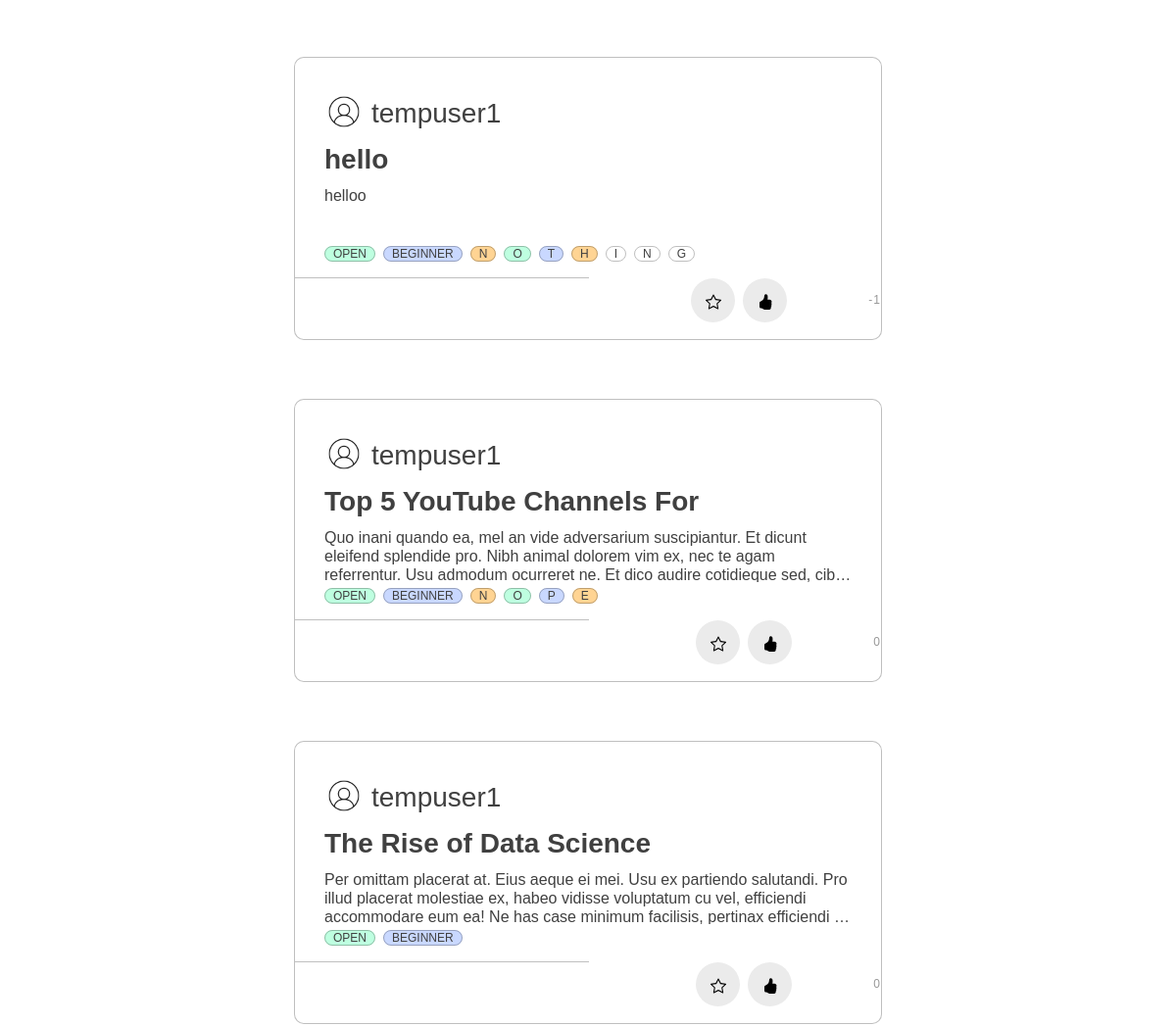
/profile/projects/floated (signed in, middle part), run on an earlier commit of the app's database.
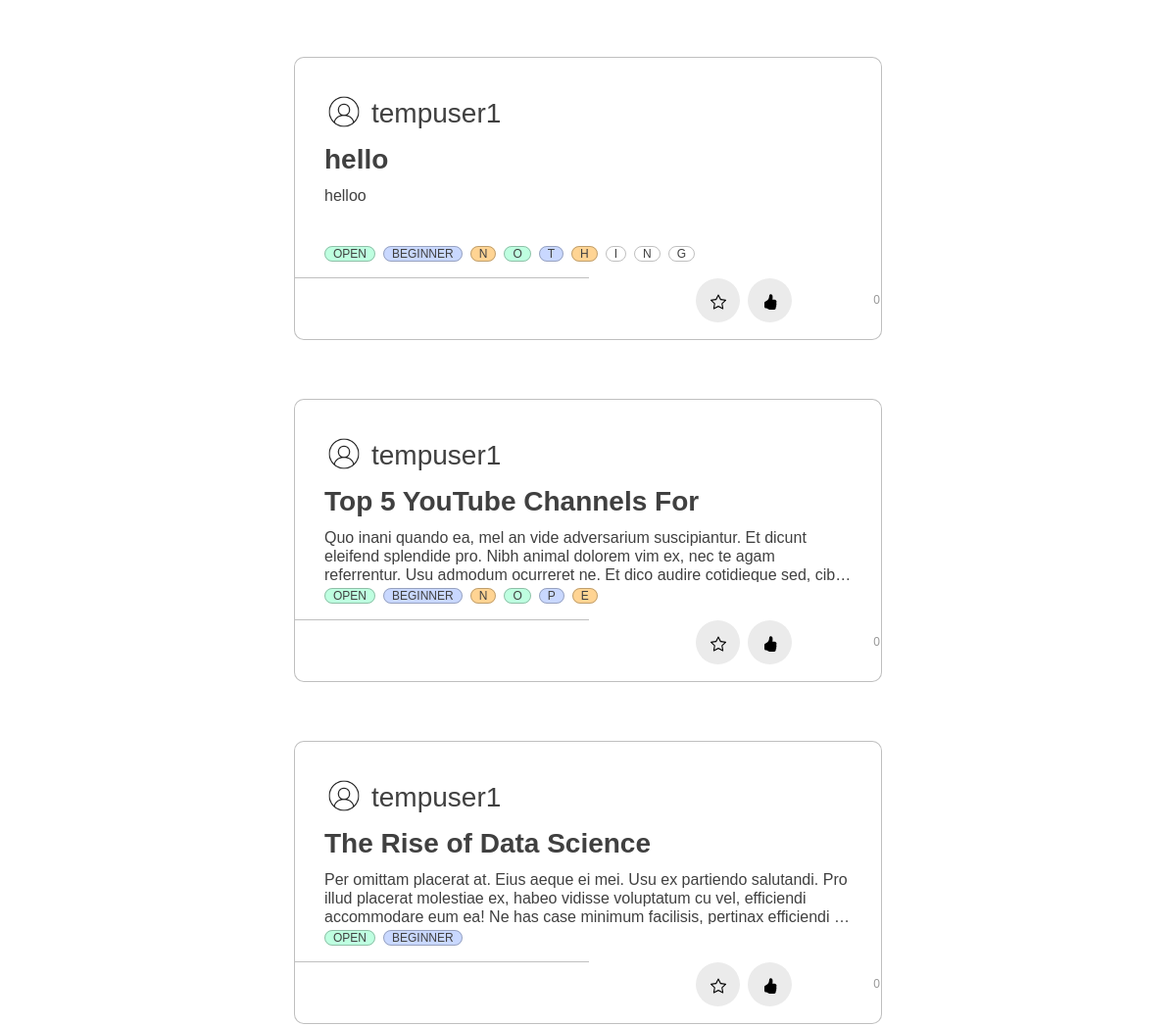
And on a later commit of the database.
### home/models.py (models this page shows, shortened)
class Project(models.Model):
    Title = models.CharField(max_length=30)
    Description = models.TextField()
    FloatedBy = models.ForeignKey(User, on_delete=models.CASCADE,related_name="FloatedBy")
    Mentors = models.ManyToManyField(User,related_name='Mentors')
    Status = models.CharField(max_length=10, choices=STATUS_CHOICES, default='Open')
    OpenedFor = models.CharField(max_length=300)
    Difficulty = models.CharField(max_length=15, choices=DIFFICULTY_CHOICES, default='Beginner')
    PreRequisite = models.TextField()
    Duration = models.CharField(max_length=30)
    DatePosted = models.DateTimeField(default = timezone.now)
    SelectionCriteria = models.TextField()
    MailNotification = models.CharField(max_length=5, choices=NOTIFICATION_CHOICES,default='On')
    ApplyRequest = models.ManyToManyField(User, related_name='ApplyRequest', blank = True)
    AlreadyApplied = models.ManyToManyField(User, related_name='AlreadyApplied', blank = True)
    Likes = models.IntegerField(default=0)

### users/models.py (models this page shows, shortened)
class Profile(models.Model):
    user = models.OneToOneField(User, on_delete=models.CASCADE)
    image = models.ImageField(default = 'default.jpg', upload_to='profile_pics', blank=True)
    rollno = models.CharField(max_length=10)
    year = models.CharField(max_length=30, choices = YEAR_CHOICES)
    branch = models.CharField(max_length=30, choices = BRANCH_CHOICES)
    techskills = models.TextField()
    starred_projects = models.ManyToManyField(Project, related_name='starred_projects', blank = True)
    liked_projects = models.ManyToManyField(Project, related_name='liked_projects', blank = True)
    cv = models.FileField(blank = True, upload_to='resumes')

### users/views.py (the view)
# urls.py: path('projects/floated', views.projects_floated, name = 'projects-floated'),
@login_required
def projects_floated(request):
    all_project_list = Project.objects.all().filter(FloatedBy = request.user).order_by('-DatePosted')
    myFilter = ProjectFilter(request.GET,queryset=all_project_list)
    filtered_projects= myFilter.qs
    user_starred_projects_id = []
    for project in (filtered_projects and request.user.profile.starred_projects.all()):
        user_starred_projects_id.append(project.id)
    context = {
        'title': 'Projects Floated',
        'projects': filtered_projects,
        'myFilter': myFilter,
        'notifications': Notification.objects.filter(user=request.user).order_by('-time'),
        'user_starred_projects_id' : user_starred_projects_id,
    }
    return render(request, 'users/profile_floated.html', context)

### users/templates/users/profile_floated.html (shortened to what this page needs)
{% extends 'users/profile_applied.html' %}

### home/templates/home/main.html (shortened to what the changed rows need)
{% extends 'home/base.html' %}
{% load static %}
{% load crispy_forms_tags %}
{% block content %}
{% block mainContentBlock %}
<div class="project_cards">
    <br>
    {% block allProjectsBlock %}
    <div class="justify-content-center" style="display: flex; flex-wrap: wrap;" id="all-projects">
        {% for project in projects %}
            <div id="projectNumber{{ project.id }}">
                <div class = "blog-container" style="flex: 1 0 45%; margin: 30px; width: 600px; height: 289px; max-width: 600px;">
                    <div class="blog-header" style="display: flex; flex-wrap: wrap;">
                        <div class="blog-author--no-cover" style="background:url('{{project.FloatedBy.profile.image.url}}');background-size: cover; border-radius: 50%; display: inline-block;height: 40px;margin-right: 0.5rem;background-position: center;top: 8px;width: 40px; top: 27px; left: 28px; margin-top: 5px; ">
                        </div>
                        <span style="flex: 1 0 45%; ">
                            <h3 style="margin-top: 10px; color:#858796;"><a href="{% url 'profile' project.FloatedBy.id %}">{{project.FloatedBy}}</a></h3>
                        </span>
                    </div>
                    <div class="blog-body">
                        <div class="blog-title demo-a">
                            <h1><a href="/project/?project_id={{project.id}}">{{ project.Title }}</a></h1>
                        </div>
                        <div class="blog-summary demo-2">
                            <p>{{project.Description}}</p>
                        </div>
                        <div class="blog-tags">
                            <ul>
                                <li><a>{{project.Status}}</a></li>
                                <li><a>{{project.Difficulty}}</a></li>
                                {% for pre_req in project.PreRequisite %}
                                    {% if pre_req %}
                                        {% if pre_req == "More Tags..." %}
                                            <li>
                                                <a href="/project/?project_id={{project.id}}">{{ pre_req }}</a>
                                            </li>
                                        {% else %}
                                            <li>
                                                <a>{{pre_req}}</a>
                                            </li>
                                        {% endif %}
                                    {% endif %}
                                {% endfor %}
                            </ul>
                        </div>
                    </div>
                    <hr style="width: 300px; border-top: 1px solid rgba(0, 0, 0, 0.25); margin-left: 0px; margin-bottom: 0px;">
                    <div class="blog-footer">
                        <ul>
                            <li>
                                {% if project.id not in user_starred_projects_id %}
                                    <button class="btn btn-primary btn-user btn-block task" style="margin-left: 430px; width: 45px;" task = "Star" project_id={{project.id}} page_number={{projects.number}}>
                                    </button>
                                {% endif %}
                            </li>
                            <li>
                                {% if project.id not in user_liked_projects_id %}
                                    <button class="btn btn-primary btn-user btn-block task" style="margin-right: 75px; width: 45px;" task = "Like" project_id={{project.id}} page_number={{projects.number}}>
                                        <svg xmlns="http://www.w3.org/2000/svg" width="16" height="16" fill="currentColor" class="bi bi-hand-thumbs-up" viewBox="0 0 16 16"  >
                                            <path d="M8.864.046C7.908-.193 7.02.53 6.956 1.466c-.072 1.051-.23 2.016-.428 2.59-.125.36-.479 1.013-1.04 1.639-.557.623-1.282 1.178-2.131 1.41C2.685 7.288 2 7.87 2 8.72v4.001c0 .845.682 1.464 1.448 1.545 1.07.114 1.564.415 2.068.723l.048.03c.272.165.578.348.97.484.397.136.861.217 1.466.217h3.5c.937 0 1.599-.477 1.934-1.064a1.86 1.86 0 0 0 .254-.912c0-.152-.023-.312-.077-.464.201-.263.38-.578.488-.901.11-.33.172-.762.004-1.149.069-.13.12-.269.159-.403.077-.27.113-.568.113-.857 0-.288-.036-.585-.113-.856a2.144 2.144 0 0 0-.138-.362 1.9 1.9 0 0 0 .234-1.734c-.206-.592-.682-1.1-1.2-1.272-.847-.282-1.803-.276-2.516-.211a9.84 9.84 0 0 0-.443.05 9.365 9.365 0 0 0-.062-4.509A1.38 1.38 0 0 0 9.125.111L8.864.046zM11.5 14.721H8c-.51 0-.863-.069-1.14-.164-.281-.097-.506-.228-.776-.393l-.04-.024c-.555-.339-1.198-.731-2.49-.868-.333-.036-.554-.29-.554-.55V8.72c0-.254.226-.543.62-.65 1.095-.3 1.977-.996 2.614-1.708.635-.71 1.064-1.475 1.238-1.978.243-.7.407-1.768.482-2.85.025-.362.36-.594.667-.518l.262.066c.16.04.258.143.288.255a8.34 8.34 0 0 1-.145 4.725.5.5 0 0 0 .595.644l.003-.001.014-.003.058-.014a8.908 8.908 0 0 1 1.036-.157c.663-.06 1.457-.054 2.11.164.175.058.45.3.57.65.107.308.087.67-.266 1.022l-.353.353.353.354c.043.043.105.141.154.315.048.167.075.37.075.581 0 .212-.027.414-.075.582-.05.174-.111.272-.154.315l-.353.353.353.354c.047.047.109.177.005.488a2.224 2.224 0 0 1-.505.805l-.353.353.353.354c.006.005.041.05.041.17a.866.866 0 0 1-.121.416c-.165.288-.503.56-1.066.56z" />
                                        </svg>
                                    </button>
                                {% else %}
                                    <button class="btn btn-primary btn-user btn-block task" style="margin-right: 75px; width: 45px;" task = "Unlike" project_id={{project.id}} page_number={{projects.number}}>
                                    </button>
                                {% endif %}
                                <li style="margin-top: 10px;">{{project.Likes}}</li>
                            </li>
                        </ul>
                    </div>
                </div>
            </div>
        {% endfor %}
    </div>
    {% endblock allProjectsBlock %}
    {% endblock mainContentBlock %}
    {% endblock content %}

What changed in the data, as far as the page shows it:
changed Project "hello": Likes "-1" → "0"
